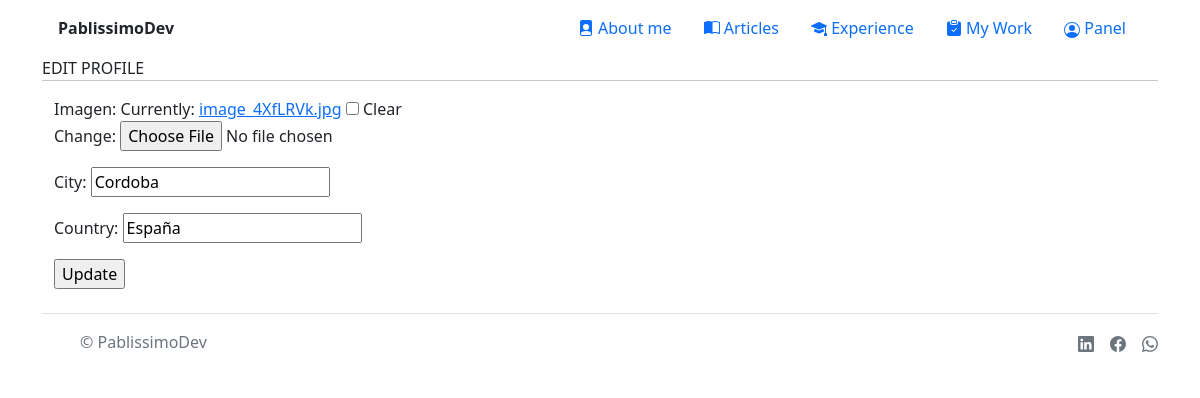
Page /menu/edit_profile/ (signed in) on the earlier database version.
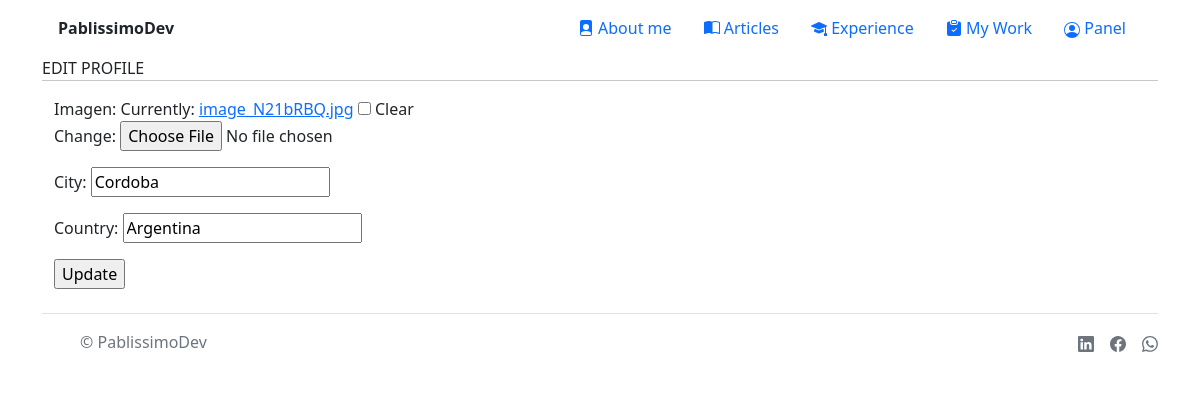
Same page on the later database version.
### core/models.py (models this page shows, shortened)
class Profile(models.Model):
    user = models.OneToOneField(User, on_delete=models.CASCADE, null=True)
    imagen = models.ImageField(null=True, blank = True)
    city = models.CharField(max_length=50)
    country = models.CharField(max_length=50)

### core/views.py (the view)
# urls.py: path('menu/edit_profile/', views.edit_profile, name="EditProfile"),
@login_required
def edit_profile(request):
    usuario = User.objects.get(username = request.user)
    profile = Profile.objects.get(user=usuario)
    if request.method == 'POST':
        form = ProfileEditForm(request.POST, request.FILES)
        if form.is_valid():
            profile.city = form.cleaned_data["city"]
            profile.country = form.cleaned_data["country"]
            if form.cleaned_data["imagen"]:
                profile.imagen = form.cleaned_data["imagen"]
            profile.save()
            return redirect('/about/')
    else:
        form = ProfileEditForm(
            initial ={
                'imagen': profile.imagen,
                'city': profile.city,
                'country':profile.country
            }
        )
    return render(request, "form_profile.html",{"profile": profile,"form": form})

### core/form.py
class ProfileEditForm(forms.Form):
    imagen = forms.ImageField(required=False)
    city = forms.CharField()
    country = forms.CharField()

### app/templates/form_profile.html (shortened to what this page needs)
{% extends 'base.html' %}
{% load static %}
{% block main %}
<div class="container">
    <div class="row align-items-start">
      EDIT PROFILE
      <hr>
            <form action="" method="POST"  enctype="multipart/form-data">
                    {{form.as_p}}
                  <input type="submit" value="Update">
            </form>
    </div>
</div>
{% endblock main %}

### app/templates/base.html (shortened to what this page needs)
<!DOCTYPE html>
<html lang="en">
<head>
    {% load static %}
    <link href="https://cdn.jsdelivr.net/npm/bootstrap@5.1.3/dist/css/bootstrap.min.css" rel="stylesheet"
>
</head>
<body>
    <div class="container">
        <nav class="px-3 py-2">
            <div class="d-flex flex-wrap align-items-center justify-content-center justify-content-lg-start">
                <span><b>PablissimoDev</b></span>
                <ul class="nav col-12 col-lg-auto my-2 justify-content-center my-md-0 text-small">
                    <li>
                        <a href="{% url 'Index' %}" class="nav-link">
                             About me
                        </a>
                    </li>
                    <li>
                        <a href="{% url 'Articles' %}" class="nav-link">
                            Articles
                        </a>
                    </li>
                    <li>
                        <a href="{% url 'Experience' %}" class="nav-link">
                            Experience
                        </a>
                    </li>
                    <li>
                        <a href="{% url 'MyWork' %}" class="nav-link">
                            My Work
                        </a>
                    </li>
                    <li>
                        <a href="/menu/" class="nav-link">
                                {% if user.is_authenticated %}
                                    Panel
                                {% else %}
                                    Login
                                {% endif %}
                        </a>
                    </li>
                </ul>
            </div>
        </nav>
        <div>
            {% block main %}
            {% endblock main %}
        </div>
        <footer class="d-flex flex-wrap justify-content-between align-items-center py-3 my-4 border-top">
            <div class="col-md-4 d-flex align-items-center">
                <a href="/" class="mb-3 me-2 mb-md-0 text-muted text-decoration-none lh-1">
                    <svg class="bi" width="30" height="24">
                        <use xlink:href="#bootstrap"></use>
                    </svg>
                </a>
                <span class="mb-3 mb-md-0 text-muted">© PablissimoDev</span>
            </div>
            <ul class="nav col-md-4 justify-content-end list-unstyled d-flex">
                <li class="ms-3">
                    <a class="text-muted" target="_blank" href="https://www.linkedin.com/in/pablo-alejandro-bobarini-327773128/">
                      </a></li>
                <li class="ms-3">
                    <a class="text-muted" target="_blank" href="https://www.facebook.com/p.a.b.pian.cont">
                    </a></li>
                <li class="ms-3">
                    <a class="text-muted" target="_blank" href="https://wa.me/0303456">
                    </a></li>
            </ul>
        </footer>
    </div>
</body>
</html>

Differences in the rows shown:
changed Profile "Cordoba": country "España" → "Argentina"
Other differences:
text no longer shown: "Imagen: Currently: image_4XfLRVk.jpg Clear Change: City: Country:"
text now shown: "Imagen: Currently: image_N21bRBQ.jpg Clear Change: City: Country:"
